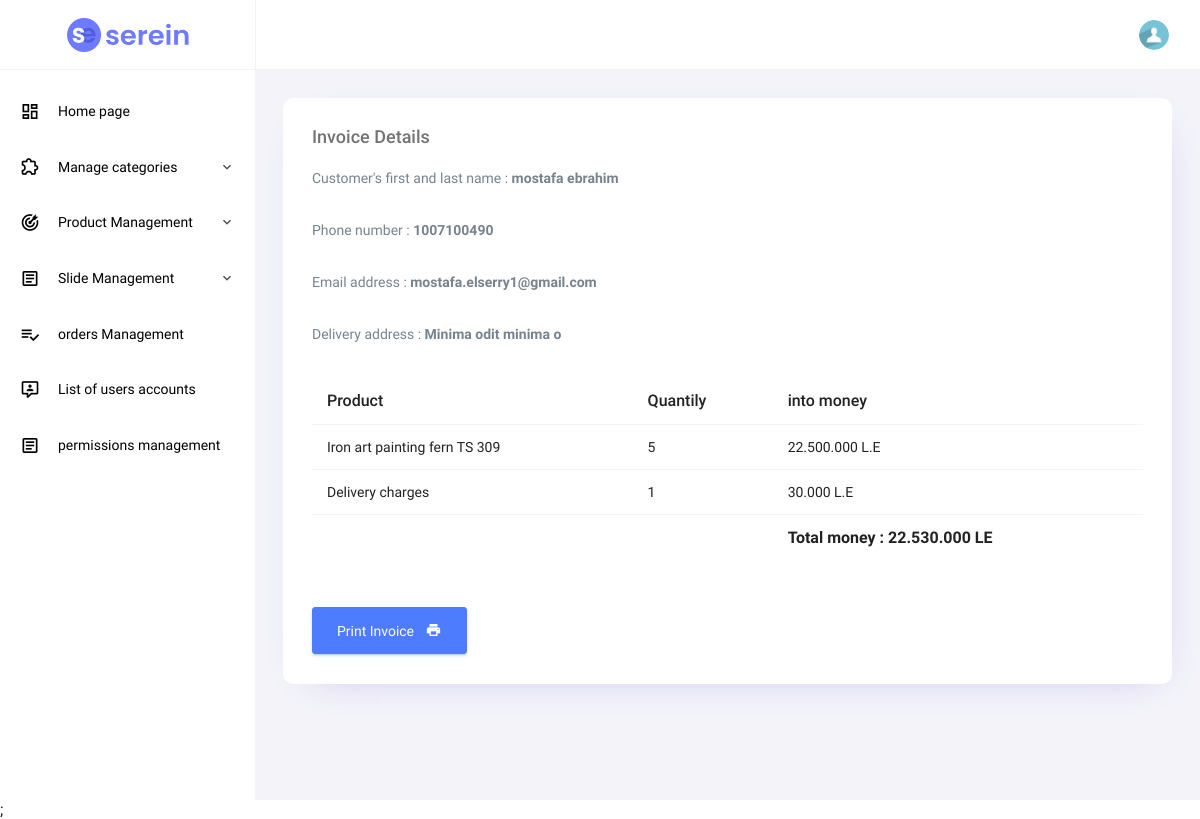
Screenshot of /furniture/admin/order_detail.php?code=957420 with the database file from the repository.
### tables this page shows
CREATE TABLE `transactions` (
  `transaction_id` int(255) NOT NULL,
  `transaction_code` int(255) NOT NULL,
  `customer_name` varchar(100) NOT NULL,
  `customer_email` varchar(100) NOT NULL,
  `customer_phone` int(11) NOT NULL,
  `customer_address` text NOT NULL,
  `product` varchar(100) NOT NULL,
  `quantity` int(11) NOT NULL,
  `subtotal` decimal(15,2) NOT NULL,
  `time_order` datetime NOT NULL
);

### furniture/includes/functions.php (called while the page is built, shortened)
<?php
function validate_id($id){
    if (isset($id)&& filter_var($id,FILTER_VALIDATE_INT,array('min_array' => 1))) {
        $val_id = $id;
        return $val_id;
    }else{
        return NULL;
    }
}
?>

### furniture/admin/order_detail.php (the view, shortened to what this page needs)
<?php
include "admin_header.php";
include "admin_navbar.php";
include "admin_partial.php";
include "admin_sidebar.php";
include('../includes/mysqli_connect.php');
include('../includes/functions.php');
$code = validate_id($_GET['code']);
$q = "SELECT * FROM transactions WHERE transaction_code = {$code}";
$r = mysqli_query($dbc,$q);
$detail = mysqli_fetch_array($r,MYSQLI_ASSOC);
?>
<div class="main-panel">
    <div class="content-wrapper">
        <div class="row grid-margin">
            <div class="col-12">
                <div class="card">
                    <div class="card-body">
                        <h4 class="card-title">Invoice Details</h4>
                        <p class="card-description">
                        Customer's first and last name : <b><?php echo $detail['customer_name']?></b>
                        </p>
                        <p class="card-description">
                        Phone number : <b><?php echo $detail['customer_phone']?></b>
                        </p>
                        <p class="card-description">
                        Email address : <b><?php echo $detail['customer_email']?></b>
                        </p>
                        <p class="card-description">
                        Delivery address : <b><?php echo $detail['customer_address']?></b>
                        </p>
                        <div class="table-responsive">
                            <table class="table">
                                <thead>
                                <tr>
                                    <th>Product</th>
                                    <th>Quantily</th>
                                    <th>into money</th>
                                </tr>
                                </thead>
                                <tbody>
                                <?php
                                $q1 = "SELECT * FROM transactions WHERE transaction_code = {$code}";
                                $r1 = mysqli_query($dbc,$q1);
                                $total = 0;
                                while ($rows = mysqli_fetch_array($r1,MYSQLI_ASSOC)){
                                ?>
                                <tr>
                                    <td><?php echo $rows['product']; ?></td>
                                    <td><?php echo $rows['quantity']; ?></td>
                                    <td><?php echo number_format($rows['subtotal'], 0, ',', '.')." L.E"; ?></td>
                                </tr>
                                <?php
                                $total +=$rows['subtotal'];
                                }
                                $total +=30000;
                                ?>
                                <tr>
                                    <td>Delivery charges </td>
                                    <td>1</td>
                                    <td>30.000 L.E</td>
                                </tr>
                                <tr>
                                    <td></td>
                                    <td></td>
                                    <th>Total money :  <?php echo number_format($total, 0, ',', '.')." LE"; ?></th>
                                </tr>
                                </tbody>
                            </table>
                        </div>
                    </div>
                    <div class="card-body">
                    <button type="button" class="btn btn-info btn-icon-text">
                        <a href="action/print.php?code=<?php echo $code;?>" style="color:white;">Print Invoice</a>
                        <i class="mdi mdi-printer btn-icon-append"></i>
                    </button>
                    </div>
                </div>
            </div>
        </div>
    </div>
</div>
<?php include "admin_end.php" ?>;

### rows the page displays
transactions: customer_name "mostafa ebrahim", customer_phone "1007100490", customer_email "mostafa.elserry1@gmail.com", customer_address "Minima odit minima o", product "Iron art painting fern TS 309", quantity "5", subtotal "22.500.000"

### other values shown
$total "22.530.000"
